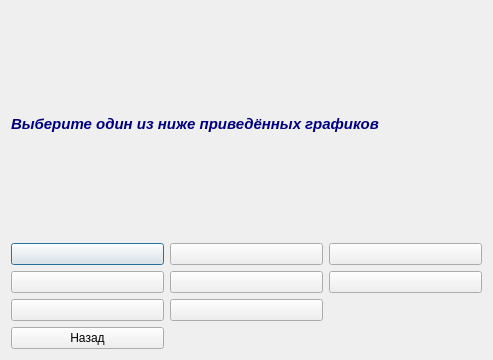
<?xml version="1.0" encoding="UTF-8"?>
<ui version="4.0">
 <class>vibor</class>
 <widget class="QDialog" name="vibor">
  <property name="geometry">
   <rect>
    <x>0</x>
    <y>0</y>
    <width>493</width>
    <height>360</height>
   </rect>
  </property>
  <property name="windowTitle">
   <string>Выбор функции</string>
  </property>
  <layout class="QGridLayout" name="gridLayout">
   <item row="0" column="0" colspan="3">
    <widget class="QLabel" name="label">
     <property name="font">
      <font>
       <weight>75</weight>
       <italic>true</italic>
       <bold>true</bold>
      </font>
     </property>
     <property name="text">
      <string>&lt;!DOCTYPE HTML PUBLIC &quot;-//W3C//DTD HTML 4.0//EN&quot; &quot;http://www.w3.org/TR/REC-html40/strict.dtd&quot;&gt;
&lt;html&gt;&lt;head&gt;&lt;meta name=&quot;qrichtext&quot; content=&quot;1&quot; /&gt;&lt;style type=&quot;text/css&quot;&gt;
p, li { white-space: pre-wrap; }
&lt;/style&gt;&lt;/head&gt;&lt;body style=&quot; font-family:'Ubuntu'; font-size:11pt; font-weight:600; font-style:italic;&quot;&gt;
&lt;p style=&quot; margin-top:0px; margin-bottom:0px; margin-left:0px; margin-right:0px; -qt-block-indent:0; text-indent:0px;&quot;&gt;&lt;span style=&quot; color:#00007f;&quot;&gt;Выберите один из ниже приведённых графиков&lt;/span&gt;&lt;/p&gt;&lt;/body&gt;&lt;/html&gt;</string>
     </property>
    </widget>
   </item>
   <item row="1" column="0">
    <widget class="QPushButton" name="pushButton">
     <property name="toolTip">
      <string>&lt;!DOCTYPE HTML PUBLIC &quot;-//W3C//DTD HTML 4.0//EN&quot; &quot;http://www.w3.org/TR/REC-html40/strict.dtd&quot;&gt;
&lt;html&gt;&lt;head&gt;&lt;meta name=&quot;qrichtext&quot; content=&quot;1&quot; /&gt;&lt;style type=&quot;text/css&quot;&gt;
p, li { white-space: pre-wrap; }
&lt;/style&gt;&lt;/head&gt;&lt;body style=&quot; font-family:'Ubuntu'; font-size:11pt; font-weight:400; font-style:normal;&quot;&gt;
&lt;p style=&quot; margin-top:0px; margin-bottom:0px; margin-left:0px; margin-right:0px; -qt-block-indent:0; text-indent:0px;&quot;&gt;&lt;span style=&quot; font-weight:600; color:#ff0000;&quot;&gt;Эллипсоид&lt;/span&gt;&lt;/p&gt;&lt;/body&gt;&lt;/html&gt;</string>
     </property>
     <property name="text">
      <string/>
     </property>
     <property name="icon">
      <iconset resource="Res/Res.qrc">
       <normaloff>:/Res/2.png</normaloff>:/Res/2.png</iconset>
     </property>
     <property name="iconSize">
      <size>
       <width>100</width>
       <height>70</height>
      </size>
     </property>
    </widget>
   </item>
   <item row="1" column="1">
    <widget class="QPushButton" name="pushButton_2">
     <property name="toolTip">
      <string>&lt;!DOCTYPE HTML PUBLIC &quot;-//W3C//DTD HTML 4.0//EN&quot; &quot;http://www.w3.org/TR/REC-html40/strict.dtd&quot;&gt;
&lt;html&gt;&lt;head&gt;&lt;meta name=&quot;qrichtext&quot; content=&quot;1&quot; /&gt;&lt;style type=&quot;text/css&quot;&gt;
p, li { white-space: pre-wrap; }
&lt;/style&gt;&lt;/head&gt;&lt;body style=&quot; font-family:'Ubuntu'; font-size:11pt; font-weight:400; font-style:normal;&quot;&gt;
&lt;p style=&quot; margin-top:0px; margin-bottom:0px; margin-left:0px; margin-right:0px; -qt-block-indent:0; text-indent:0px;&quot;&gt;&lt;span style=&quot; font-weight:600; color:#ff0000;&quot;&gt;Параболический цилиндр&lt;/span&gt;&lt;/p&gt;&lt;/body&gt;&lt;/html&gt;</string>
     </property>
     <property name="text">
      <string/>
     </property>
     <property name="icon">
      <iconset resource="Res/Res.qrc">
       <normaloff>:/Res/1.png</normaloff>:/Res/1.png</iconset>
     </property>
     <property name="iconSize">
      <size>
       <width>70</width>
       <height>70</height>
      </size>
     </property>
    </widget>
   </item>
   <item row="1" column="2">
    <widget class="QPushButton" name="pushButton_4">
     <property name="toolTip">
      <string>&lt;!DOCTYPE HTML PUBLIC &quot;-//W3C//DTD HTML 4.0//EN&quot; &quot;http://www.w3.org/TR/REC-html40/strict.dtd&quot;&gt;
&lt;html&gt;&lt;head&gt;&lt;meta name=&quot;qrichtext&quot; content=&quot;1&quot; /&gt;&lt;style type=&quot;text/css&quot;&gt;
p, li { white-space: pre-wrap; }
&lt;/style&gt;&lt;/head&gt;&lt;body style=&quot; font-family:'Ubuntu'; font-size:11pt; font-weight:400; font-style:normal;&quot;&gt;
&lt;p style=&quot; margin-top:0px; margin-bottom:0px; margin-left:0px; margin-right:0px; -qt-block-indent:0; text-indent:0px;&quot;&gt;&lt;span style=&quot; font-weight:600; color:#ff0000;&quot;&gt;Гиперболический цилиндр&lt;/span&gt;&lt;/p&gt;&lt;/body&gt;&lt;/html&gt;</string>
     </property>
     <property name="text">
      <string/>
     </property>
     <property name="icon">
      <iconset resource="Res/Res.qrc">
       <normaloff>:/Res/3.png</normaloff>:/Res/3.png</iconset>
     </property>
     <property name="iconSize">
      <size>
       <width>70</width>
       <height>70</height>
      </size>
     </property>
    </widget>
   </item>
   <item row="2" column="0">
    <widget class="QPushButton" name="pushButton_3">
     <property name="toolTip">
      <string>&lt;!DOCTYPE HTML PUBLIC &quot;-//W3C//DTD HTML 4.0//EN&quot; &quot;http://www.w3.org/TR/REC-html40/strict.dtd&quot;&gt;
&lt;html&gt;&lt;head&gt;&lt;meta name=&quot;qrichtext&quot; content=&quot;1&quot; /&gt;&lt;style type=&quot;text/css&quot;&gt;
p, li { white-space: pre-wrap; }
&lt;/style&gt;&lt;/head&gt;&lt;body style=&quot; font-family:'Ubuntu'; font-size:11pt; font-weight:400; font-style:normal;&quot;&gt;
&lt;p style=&quot; margin-top:0px; margin-bottom:0px; margin-left:0px; margin-right:0px; -qt-block-indent:0; text-indent:0px;&quot;&gt;&lt;span style=&quot; font-weight:600; color:#ff0000;&quot;&gt;Эллиптический цилиндр&lt;/span&gt;&lt;/p&gt;&lt;/body&gt;&lt;/html&gt;</string>
     </property>
     <property name="text">
      <string/>
     </property>
     <property name="icon">
      <iconset resource="Res/Res.qrc">
       <normaloff>:/Res/4.png</normaloff>:/Res/4.png</iconset>
     </property>
     <property name="iconSize">
      <size>
       <width>70</width>
       <height>70</height>
      </size>
     </property>
    </widget>
   </item>
   <item row="2" column="1">
    <widget class="QPushButton" name="pushButton_7">
     <property name="toolTip">
      <string>&lt;!DOCTYPE HTML PUBLIC &quot;-//W3C//DTD HTML 4.0//EN&quot; &quot;http://www.w3.org/TR/REC-html40/strict.dtd&quot;&gt;
&lt;html&gt;&lt;head&gt;&lt;meta name=&quot;qrichtext&quot; content=&quot;1&quot; /&gt;&lt;style type=&quot;text/css&quot;&gt;
p, li { white-space: pre-wrap; }
&lt;/style&gt;&lt;/head&gt;&lt;body style=&quot; font-family:'Ubuntu'; font-size:11pt; font-weight:400; font-style:normal;&quot;&gt;
&lt;p style=&quot; margin-top:0px; margin-bottom:0px; margin-left:0px; margin-right:0px; -qt-block-indent:0; text-indent:0px;&quot;&gt;&lt;span style=&quot; font-weight:600; color:#ff0000;&quot;&gt;Эллиптический параболоид&lt;/span&gt;&lt;/p&gt;&lt;/body&gt;&lt;/html&gt;</string>
     </property>
     <property name="text">
      <string/>
     </property>
     <property name="icon">
      <iconset resource="Res/Res.qrc">
       <normaloff>:/Res/5.png</normaloff>:/Res/5.png</iconset>
     </property>
     <property name="iconSize">
      <size>
       <width>70</width>
       <height>70</height>
      </size>
     </property>
    </widget>
   </item>
   <item row="2" column="2">
    <widget class="QPushButton" name="pushButton_5">
     <property name="toolTip">
      <string>&lt;!DOCTYPE HTML PUBLIC &quot;-//W3C//DTD HTML 4.0//EN&quot; &quot;http://www.w3.org/TR/REC-html40/strict.dtd&quot;&gt;
&lt;html&gt;&lt;head&gt;&lt;meta name=&quot;qrichtext&quot; content=&quot;1&quot; /&gt;&lt;style type=&quot;text/css&quot;&gt;
p, li { white-space: pre-wrap; }
&lt;/style&gt;&lt;/head&gt;&lt;body style=&quot; font-family:'Ubuntu'; font-size:11pt; font-weight:400; font-style:normal;&quot;&gt;
&lt;p style=&quot; margin-top:0px; margin-bottom:0px; margin-left:0px; margin-right:0px; -qt-block-indent:0; text-indent:0px;&quot;&gt;&lt;span style=&quot; font-weight:600; color:#ff0000;&quot;&gt;Конус&lt;/span&gt;&lt;/p&gt;&lt;/body&gt;&lt;/html&gt;</string>
     </property>
     <property name="text">
      <string/>
     </property>
     <property name="icon">
      <iconset resource="Res/Res.qrc">
       <normaloff>:/Res/6.png</normaloff>:/Res/6.png</iconset>
     </property>
     <property name="iconSize">
      <size>
       <width>70</width>
       <height>70</height>
      </size>
     </property>
    </widget>
   </item>
   <item row="3" column="0">
    <widget class="QPushButton" name="pushButton_8">
     <property name="toolTip">
      <string>&lt;!DOCTYPE HTML PUBLIC &quot;-//W3C//DTD HTML 4.0//EN&quot; &quot;http://www.w3.org/TR/REC-html40/strict.dtd&quot;&gt;
&lt;html&gt;&lt;head&gt;&lt;meta name=&quot;qrichtext&quot; content=&quot;1&quot; /&gt;&lt;style type=&quot;text/css&quot;&gt;
p, li { white-space: pre-wrap; }
&lt;/style&gt;&lt;/head&gt;&lt;body style=&quot; font-family:'Ubuntu'; font-size:11pt; font-weight:400; font-style:normal;&quot;&gt;
&lt;p style=&quot; margin-top:0px; margin-bottom:0px; margin-left:0px; margin-right:0px; -qt-block-indent:0; text-indent:0px;&quot;&gt;&lt;span style=&quot; font-weight:600; color:#ff0000;&quot;&gt;Гиперболический параболоид&lt;/span&gt;&lt;/p&gt;&lt;/body&gt;&lt;/html&gt;</string>
     </property>
     <property name="text">
      <string/>
     </property>
     <property name="icon">
      <iconset resource="Res/Res.qrc">
       <normaloff>:/Res/i.png</normaloff>:/Res/i.png</iconset>
     </property>
     <property name="iconSize">
      <size>
       <width>70</width>
       <height>70</height>
      </size>
     </property>
    </widget>
   </item>
   <item row="3" column="1">
    <widget class="QPushButton" name="pushButton_6">
     <property name="toolTip">
      <string>&lt;!DOCTYPE HTML PUBLIC &quot;-//W3C//DTD HTML 4.0//EN&quot; &quot;http://www.w3.org/TR/REC-html40/strict.dtd&quot;&gt;
&lt;html&gt;&lt;head&gt;&lt;meta name=&quot;qrichtext&quot; content=&quot;1&quot; /&gt;&lt;style type=&quot;text/css&quot;&gt;
p, li { white-space: pre-wrap; }
&lt;/style&gt;&lt;/head&gt;&lt;body style=&quot; font-family:'Ubuntu'; font-size:11pt; font-weight:400; font-style:normal;&quot;&gt;
&lt;p style=&quot; margin-top:0px; margin-bottom:0px; margin-left:0px; margin-right:0px; -qt-block-indent:0; text-indent:0px;&quot;&gt;&lt;span style=&quot; font-weight:600; color:#ff0000;&quot;&gt;Сфера&lt;/span&gt;&lt;/p&gt;&lt;/body&gt;&lt;/html&gt;</string>
     </property>
     <property name="text">
      <string/>
     </property>
     <property name="icon">
      <iconset resource="Res/Res.qrc">
       <normaloff>:/Res/220px-Sphere-wireframe.png</normaloff>:/Res/220px-Sphere-wireframe.png</iconset>
     </property>
     <property name="iconSize">
      <size>
       <width>70</width>
       <height>70</height>
      </size>
     </property>
    </widget>
   </item>
   <item row="4" column="0">
    <widget class="QPushButton" name="pushButton_9">
     <property name="text">
      <string>Назад</string>
     </property>
    </widget>
   </item>
  </layout>
 </widget>
 <resources>
  <include location="Res/Res.qrc"/>
 </resources>
 <connections/>
</ui>
